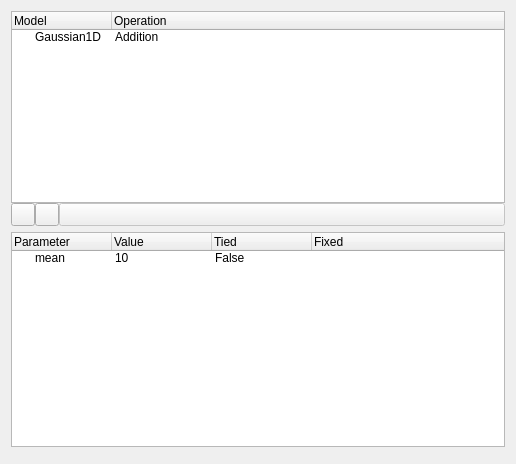
<?xml version="1.0" encoding="UTF-8"?>
<ui version="4.0">
 <class>Form</class>
 <widget class="QWidget" name="Form">
  <property name="geometry">
   <rect>
    <x>0</x>
    <y>0</y>
    <width>516</width>
    <height>464</height>
   </rect>
  </property>
  <property name="windowTitle">
   <string>Form</string>
  </property>
  <layout class="QVBoxLayout" name="verticalLayout">
   <item>
    <layout class="QVBoxLayout" name="verticalLayout_3">
     <item>
      <layout class="QVBoxLayout" name="verticalLayout_2">
       <property name="spacing">
        <number>0</number>
       </property>
       <item>
        <widget class="QTreeWidget" name="treeWidget">
         <column>
          <property name="text">
           <string>Model</string>
          </property>
         </column>
         <column>
          <property name="text">
           <string>Operation</string>
          </property>
         </column>
         <item>
          <property name="text">
           <string>Gaussian1D</string>
          </property>
          <property name="text">
           <string>Addition</string>
          </property>
         </item>
        </widget>
       </item>
       <item>
        <layout class="QHBoxLayout" name="horizontalLayout_2">
         <property name="spacing">
          <number>0</number>
         </property>
         <item>
          <widget class="QToolButton" name="add_model_button">
           <property name="text">
            <string/>
           </property>
          </widget>
         </item>
         <item>
          <widget class="QToolButton" name="remove_model_button">
           <property name="text">
            <string/>
           </property>
          </widget>
         </item>
         <item>
          <widget class="QToolButton" name="spacer_button">
           <property name="enabled">
            <bool>false</bool>
           </property>
           <property name="sizePolicy">
            <sizepolicy hsizetype="Expanding" vsizetype="Fixed">
             <horstretch>0</horstretch>
             <verstretch>0</verstretch>
            </sizepolicy>
           </property>
           <property name="text">
            <string/>
           </property>
          </widget>
         </item>
        </layout>
       </item>
      </layout>
     </item>
     <item>
      <widget class="QTreeWidget" name="treeWidget">
       <column>
        <property name="text">
         <string>Parameter</string>
        </property>
       </column>
       <column>
        <property name="text">
         <string>Value</string>
        </property>
       </column>
       <column>
        <property name="text">
         <string>Tied</string>
        </property>
       </column>
       <column>
        <property name="text">
         <string>Fixed</string>
        </property>
       </column>
       <item>
        <property name="text">
         <string>mean</string>
        </property>
        <property name="text">
         <string>10</string>
        </property>
        <property name="text">
         <string>False</string>
        </property>
        <property name="text">
         <string/>
        </property>
       </item>
      </widget>
     </item>
    </layout>
   </item>
   <item>
    <widget class="QWidget" name="widget" native="true"/>
   </item>
  </layout>
 </widget>
 <resources/>
 <connections/>
</ui>
